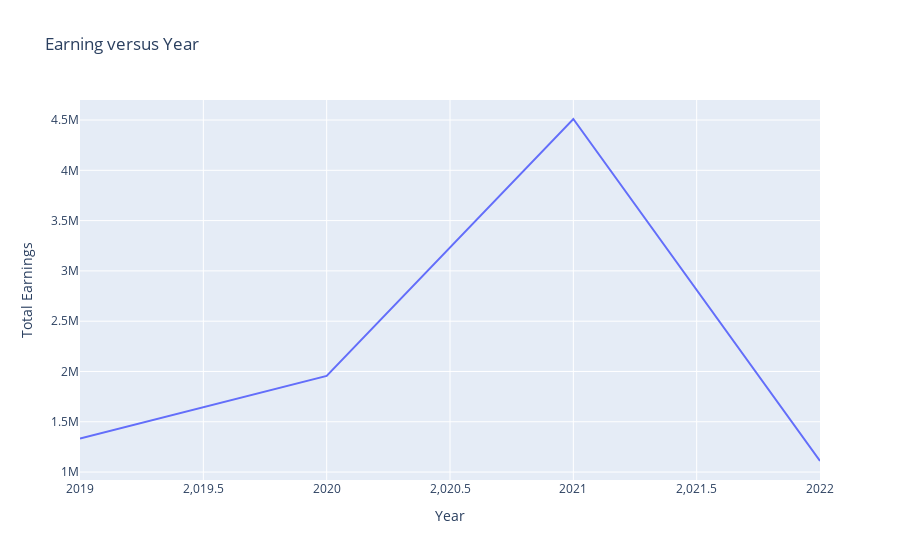

The code cell stored with this chart in its notebook:
### Code cell
fig2 = px.line(df, x = 'Year', y = 'Total Earnings', title='Earning versus Year')
fig2.show()

### Figure 1 — Plotly figure (JSON) as saved in the notebook; plotly's stock layout.template omitted (floating-point values rounded to 4 significant figures)
{"data": [{"hovertemplate": "Year=%{x}<br>Total Earnings=%{y}<extra></extra>", "legendgroup": "", "line": {"color": "#636efa", "dash": "solid"}, "marker": {"symbol": "circle"}, "mode": "lines", "name": "", "orientation": "v", "showlegend": false, "type": "scatter", "x": [2019, 2020, 2021, 2022], "xaxis": "x", "y": [1333419, 1956621, 4510163, 1110020], "yaxis": "y"}], "layout": {"autosize": true, "legend": {"tracegroupgap": 0}, "title": {"text": "Earning versus Year"}, "xaxis": {"anchor": "y", "autorange": true, "domain": [0, 1], "range": [2019, 2022], "title": {"text": "Year"}, "type": "linear"}, "yaxis": {"anchor": "x", "autorange": true, "domain": [0, 1], "range": [921100.0, 4699000.0], "title": {"text": "Total Earnings"}, "type": "linear"}}}
